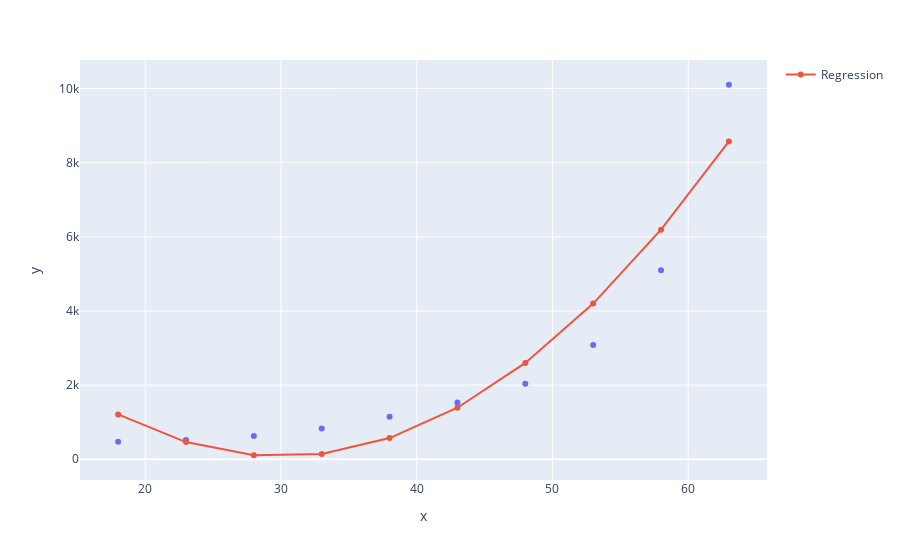

Notebook source saved alongside this figure:
### Code cell
grath = px.scatter(x = x_health_care2.ravel(), y = y_health_care2)
grath.add_scatter(x = x_health_care2.ravel(), y = predict, name = 'Regression')
grath.show()

### Figure 1 — Plotly figure (JSON) as saved in the notebook; plotly's stock layout.template omitted (floating-point values rounded to 4 significant figures)
{"data": [{"hovertemplate": "x=%{x}<br>y=%{y}<extra></extra>", "legendgroup": "", "marker": {"color": "#636efa", "symbol": "circle"}, "mode": "markers", "name": "", "orientation": "v", "showlegend": false, "type": "scatter", "x": [18, 23, 28, 33, 38, 43, 48, 53, 58, 63], "xaxis": "x", "y": [470, 520, 630, 830, 1150, 1530, 2040, 3080, 5100, 10100], "yaxis": "y"}, {"name": "Regression", "type": "scatter", "x": [18, 23, 28, 33, 38, 43, 48, 53, 58, 63], "y": [1210.0, 463.7, 108.6, 144.6, 571.7, 1390.0, 2599.0, 4199.0, 6191.0, 8573.0]}], "layout": {"legend": {"tracegroupgap": 0}, "margin": {"t": 60}, "xaxis": {"anchor": "y", "domain": [0, 1], "title": {"text": "x"}}, "yaxis": {"anchor": "x", "domain": [0, 1], "title": {"text": "y"}}}}
